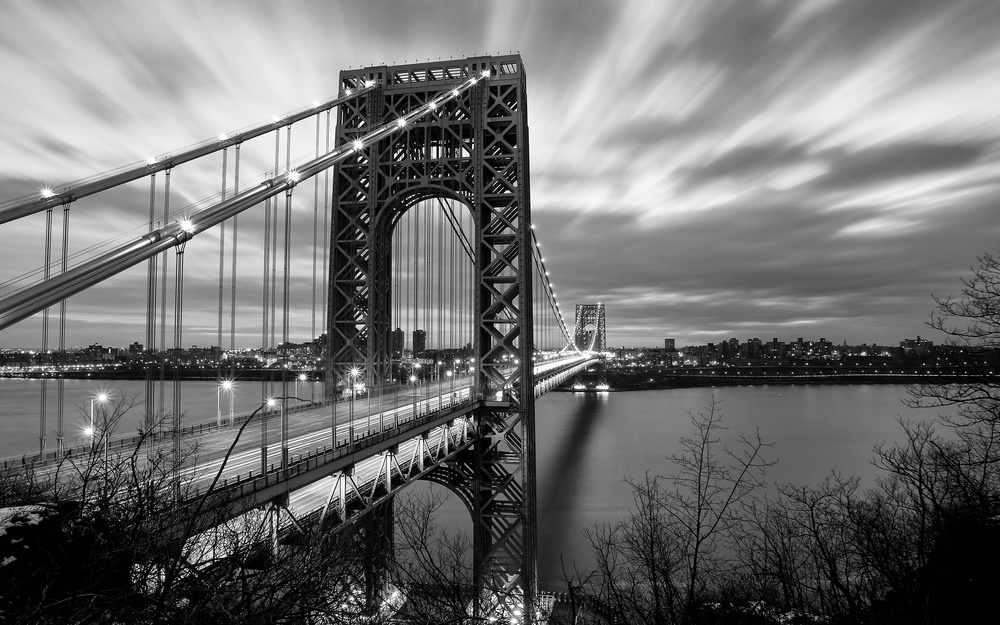
#> input picture SVD/image_for_compression.jpg, 1000 x 625 px, shrunk from 2880 x 1800 before the run
$ jupyter execute 'Singular Value Decomposition for Image Compression.ipynb'
#> lines starting #> are read from the running program, lines starting #| are printed output that depends on the picture
[cell 1]
import numpy as np
import matplotlib.pyplot as plt
from skimage.io import imshow
from matplotlib.pyplot import *
from PIL import Image
import warnings

[cell 2]
image_file = Image.open("image_for_compression.jpg") # open colour image
#> image_file is the input picture: PIL image 1000x625 RGB; min 0, max 255, mean 112.4
image = np.array(image_file)
print(image.shape)
#| (625, 1000, 3)
figure(figsize = (20,30))
imshow(image)

# We can transform shape the matrix from (1800, 2880, 3) to (1800, 2880*3) and apply SVD in such matrix

[cell 3]
original_shape = image.shape
#> original_shape = (625, 1000, 3)
image_reshaped = image.reshape((original_shape[0],original_shape[1]*original_shape[2]))
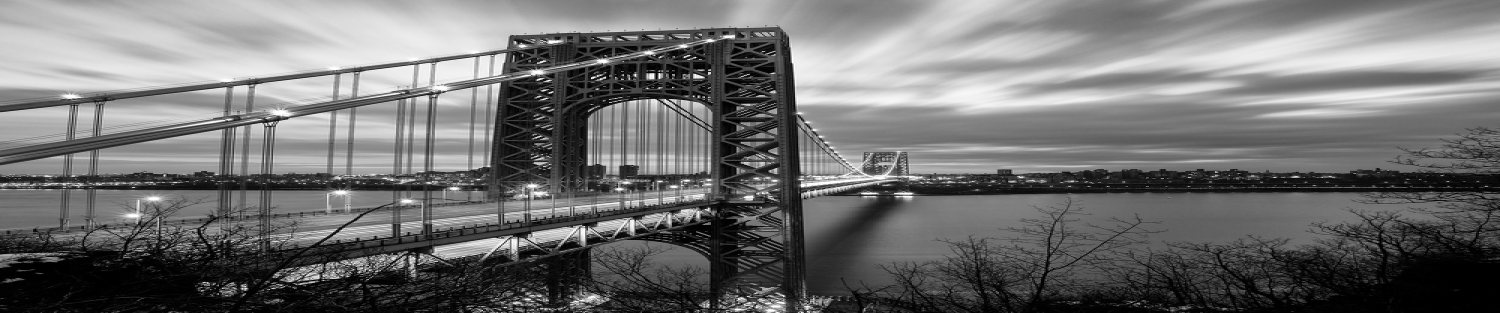
#> image_reshaped: shape (625, 3000) (shown at 1/2 size); min 0, max 255, mean 112.4
original_size = image_reshaped.nbytes
#> original_size = 1875000
image_reshaped.shape
#> Out = (625, 3000)

[cell 4]
u, s, vt = np.linalg.svd(image_reshaped, full_matrices=True)
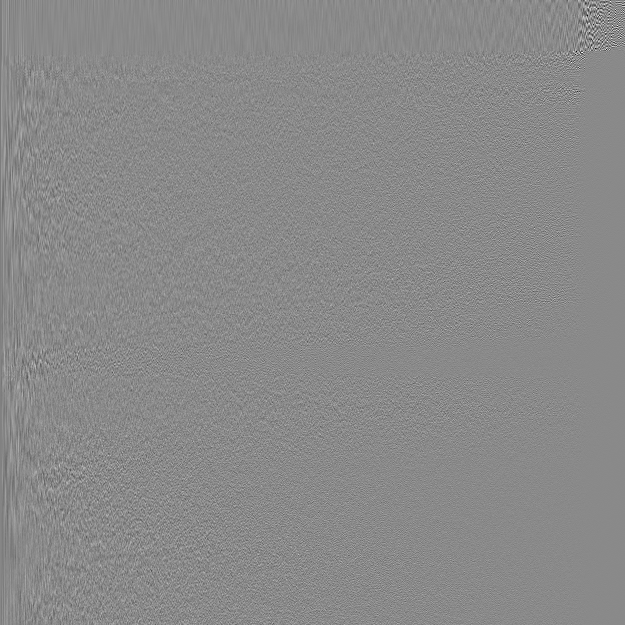
#> u: shape (625, 625) float64; min -0.54, max 0.459, mean -0.000102; drawn with min black and max white
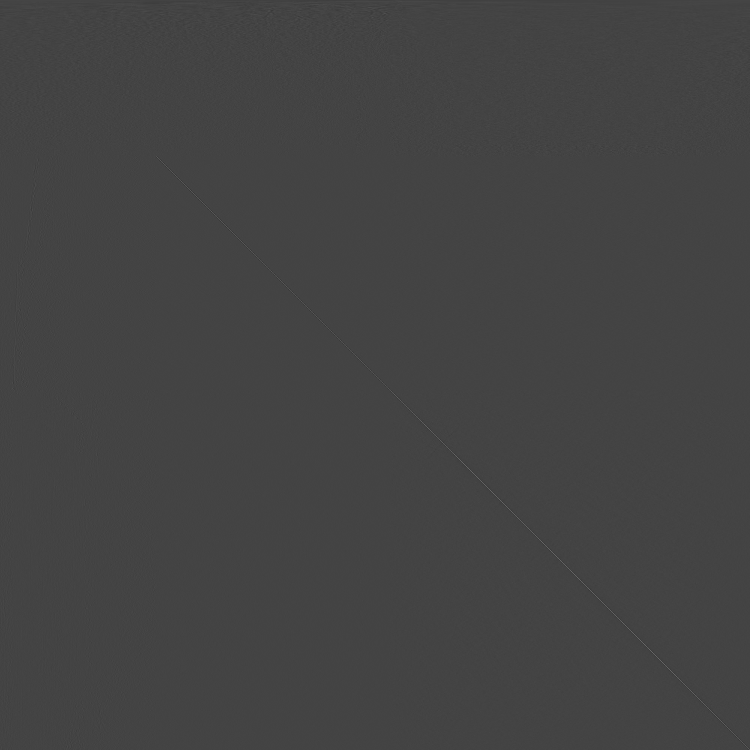
#> vt: shape (3000, 3000) float64 (shown at 1/4 size); min -0.326, max 0.899, mean -5.52e-06; drawn with min black and max white
#> s = 625 values, max 171297.9 at index 0, min 8.38 at index 624, mean 1461.3

[cell 5]
np.linalg.matrix_rank(image_reshaped)
#> Out = 625

After applying SVD, we are able to plot the energy of the matrix in order to find a good value for k

[cell 6]
k_energy = []
accum_energy = 0
k = s.size
#> k = 625
for i in range(k):
    accum_energy += s[i]**2
    k_energy.append(accum_energy)
#> this loop made 625 passes
#> accum_energy on passes 1 to 3: 2.93e+10, 3.01e+10, 3.04e+10
#> after the loop, accum_energy = 3.28e+10; k_energy = 625 values from 2.93e+10 to 3.28e+10

[cell 7]
font = {'family': 'serif',
        'color':  'darkred',
        'weight': 'normal',
        'size': 18,
        }
plt.figure(figsize = (9,7))
plt.ylabel('Energía acumulada', fontdict=font)
plt.xlabel('Cantidad de autovalores', fontdict=font)
plt.plot(k_energy/accum_energy)
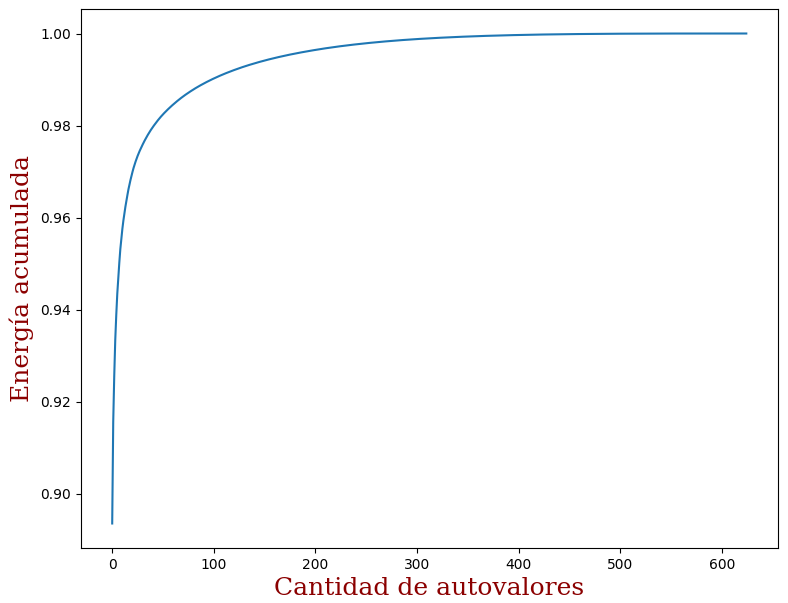
#> figure drawn by matplotlib, 1 panel; curve peaks at x = 624, y = 1

We may notice that using k = 500 would be a good choice. Let's try it

[cell 8]
def reconstruct_image(k):
#> called with k = 500
    sigma = np.zeros((k,k))
    for i in range(k):
        sigma[i, i] = s[i]
    u_approximated = u[:, :k]
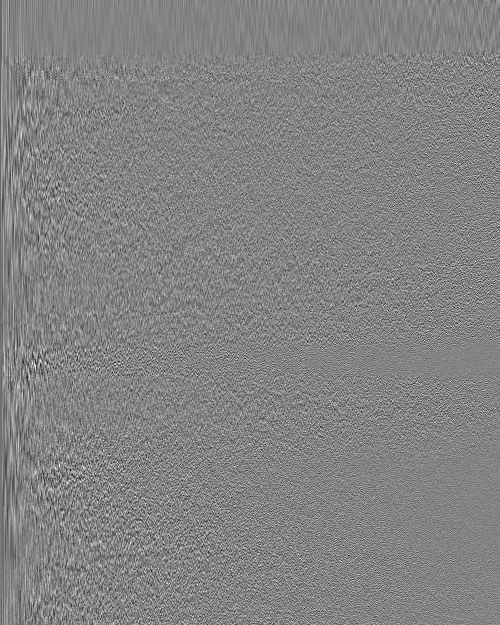
#> u_approximated: shape (625, 500) float64; min -0.236, max 0.222, mean -0.000128; drawn with min black and max white
    vt_approximated = vt[0:k]
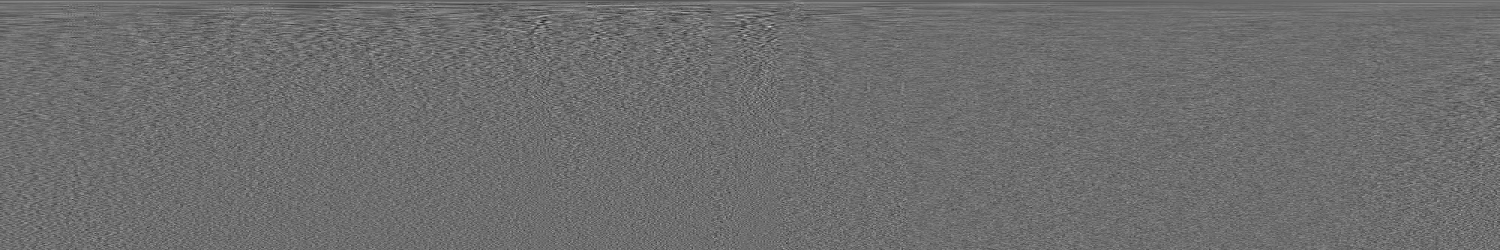
#> vt_approximated: shape (500, 3000) float64 (shown at 1/2 size); min -0.115, max 0.151, mean -3.27e-05; drawn with min black and max white
    reconstructed_image = np.dot(u_approximated, np.dot(sigma, vt_approximated))
    reconstructed_image = reconstructed_image.reshape(original_shape[0],original_shape[1],original_shape[2]).astype(int)
#> reconstructed_image: shape (625, 1000, 3) int64
    figure(figsize = (20,30))
    imshow(reconstructed_image)

[cell 9]
warnings.filterwarnings('ignore')
k = 500
reconstruct_image(k)
